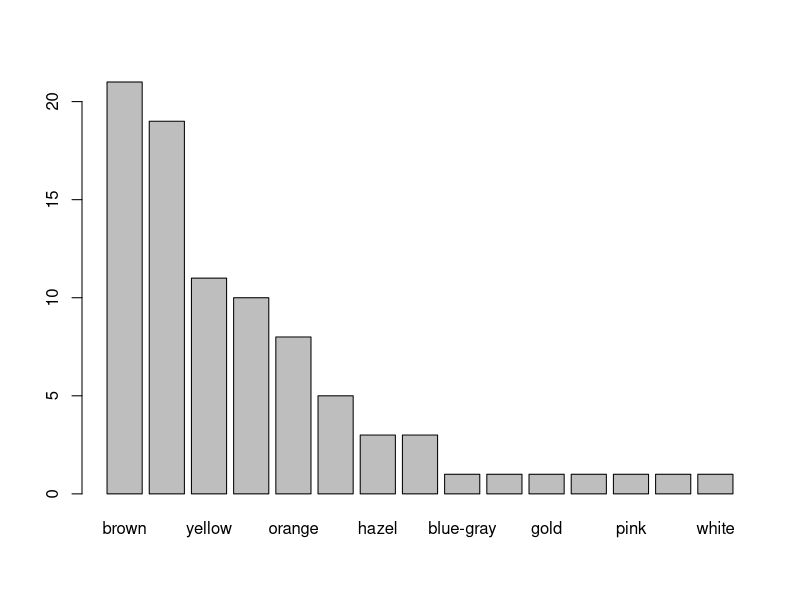
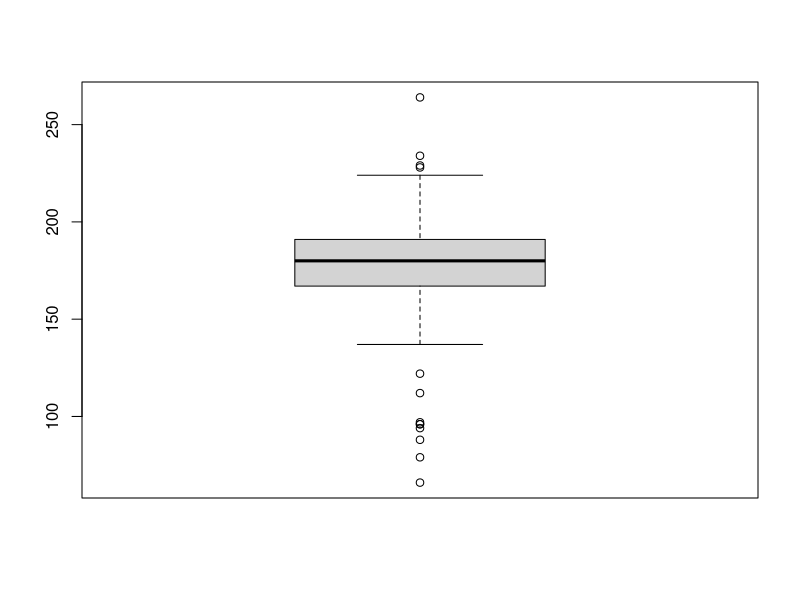

R code for these plots, in order:
#functions of R

library(tidyverse)

data()

starwars

dim(starwars)
str(starwars)

glimpse(starwars)

attach(starwars)

names(starwars)

length(starwars)

view(starwars)


unique(starwars)

view(sort(table(hair_color), descending=True,decreasing = TRUE))

barplot(sort(table(eye_color), decreasing = TRUE))

starwars %>% 
  select(hair_color) %>% 
  count(hair_color) %>%  
  arrange(desc(n)) %>% 
  View()

View(starwars[is.na(hair_color),]) # look at the row hair_color if exist then select.


summary(height)

boxplot(height)+coord_flip()
